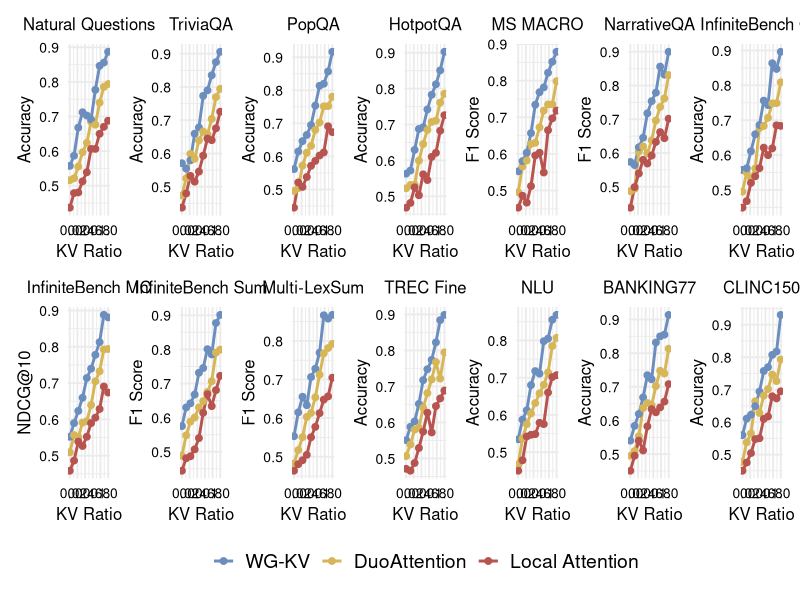

The R source for this figure:
library(tidyverse)
library(patchwork)

set.seed(42)

kv_ratios <- seq(0.0, 1.0, length.out = 10)
methods <- c("WG-KV", "DuoAttention", "Local Attention")
y_labels <- c(
  "Accuracy", "Accuracy", "Accuracy", "Accuracy", "F1 Score", "F1 Score", "Accuracy",
  "NDCG@10", "F1 Score", "F1 Score", "Accuracy", "Accuracy", "Accuracy", "Accuracy"
)
panel_titles <- list(
  "Natural Questions", "TriviaQA", "PopQA", "HotpotQA",
  "MS MACRO",
  "NarrativeQA", "InfiniteBench QA", "InfiniteBench MC",
  "InfiniteBench Sum", "Multi-LexSum",
  "TREC Fine", "NLU", "BANKING77", "CLINC150"
)

plot_data <- tibble(panel_id = seq_along(y_labels), y_label = y_labels) %>%
  crossing(kv_ratio = kv_ratios, method = methods) %>%
  mutate(
    method = fct_relevel(method, "WG-KV", "DuoAttention", "Local Attention"),
    score = case_when(
      method == "WG-KV" ~ 0.55 + 0.35 * kv_ratio + rnorm(n(), sd = 0.02),
      method == "DuoAttention" ~ 0.50 + 0.30 * kv_ratio + rnorm(n(), sd = 0.02),
      TRUE ~ 0.45 + 0.25 * kv_ratio + rnorm(n(), sd = 0.02)
    ),
    score = pmin(pmax(score, 0), 1)
  )

line_colours <- c(
  "WG-KV" = "#6C8EBF",
  "DuoAttention" = "#D6B656",
  "Local Attention" = "#B85450"
)

plot_list <- map(seq_along(y_labels), \(id) {
  panel_label <- panel_titles[[id]]
  y_label <- y_labels[[id]]

  plot_data %>%
    filter(panel_id == id) %>%
    ggplot(aes(x = kv_ratio, y = score, colour = method)) +
    geom_line(linewidth = 1) +
    geom_point(size = 2) +
    scale_colour_manual(values = line_colours) +
    scale_x_continuous(
      limits = c(0, 1),
      breaks = seq(0, 1, by = 0.2)
    ) +
    labs(
      x = "KV Ratio",
      y = y_label,
      title = panel_label
    ) +
    theme_minimal(base_size = 14) +
    theme(
      plot.title = element_text(size = 12, hjust = 0.5),
      axis.text.x = element_text(size = 10, colour = "black"),
      axis.text.y = element_text(size = 10, colour = "black"),
      axis.title.x = element_text(size = 12),
      axis.title.y = element_text(size = 12),
      legend.title = element_blank(),
      legend.text = element_text(size = 14)
    )
})

fig <- wrap_plots(plot_list, ncol = 7, guides = "collect") &
  theme(legend.position = "bottom")

ggsave("benchmark.pdf", fig, width = 14.0, height = 4.5, units = "in")
